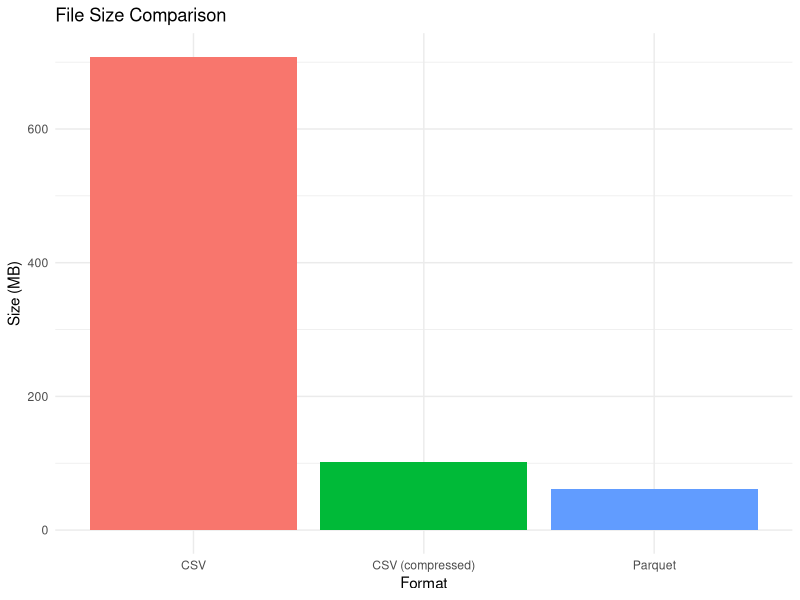
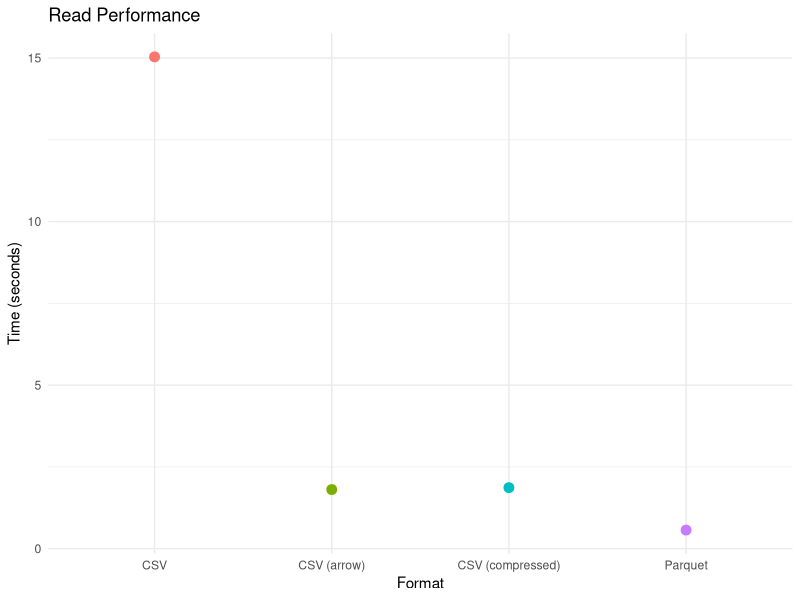
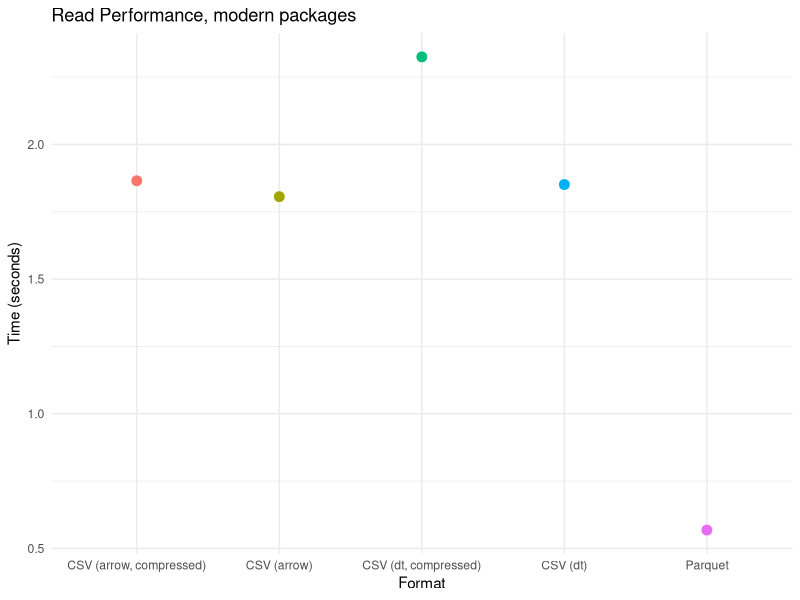
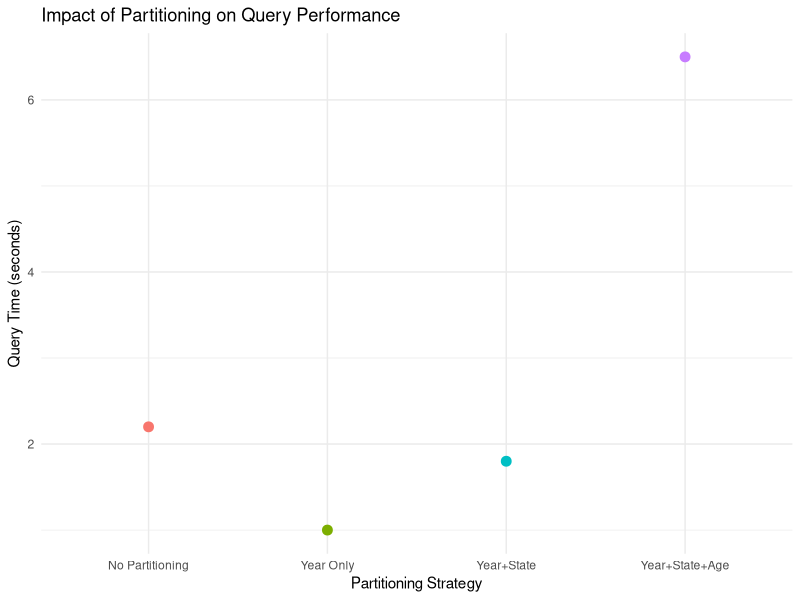

These charts were generated, in order, by the following R code:
## ---- chunk 1
#| echo: false
#| fig-width: 4.25
#| fig-height: 5
library(ggplot2)
data <- data.frame(
  Format = c("CSV", "CSV (compressed)", "Parquet"),
  Size_MB = c(707.9, 101.6, 62)
)
ggplot(data, aes(x = Format, y = Size_MB, fill = Format)) +
  geom_bar(stat = "identity") +
  theme_minimal() +
  labs(y = "Size (MB)", title = "File Size Comparison") + 
  guides(fill="none")
## ---- chunk 2
#| echo: false
#| fig-width: 4.25
#| fig-height: 5
data <- data.frame(
  Format = c("CSV", "CSV (arrow)", "CSV (compressed)", "Parquet"),
  Time_Seconds = c(15.037, 1.806, 1.865,  0.568)
)
ggplot(data, aes(x = Format, y = Time_Seconds, color = Format)) +
  geom_point(stat = "identity", size = 3) +
  theme_minimal() +
  labs(y = "Time (seconds)", title = "Read Performance") + 
  guides(color="none")
## ---- chunk 3
#| echo: false
#| fig-width: 7.5
#| fig-height: 3
data <- data.frame(
  Format = c("CSV (arrow)", "CSV (arrow, compressed)", "CSV (dt)", "CSV (dt, compressed)", "Parquet"),
  Time_Seconds = c(1.806, 1.865, 1.851, 2.325, 0.568)
)
ggplot(data, aes(x = Format, y = Time_Seconds, color = Format)) +
  geom_point(stat = "identity", size = 3) +
  theme_minimal() +
  labs(y = "Time (seconds)", title = "Read Performance, modern packages") + 
  guides(color="none")
## ---- chunk 4
#| echo: false
#| fig-width: 8
#| fig-height: 3
library(ggplot2)

data <- data.frame(
  Partitioning = c("No Partitioning", "Year Only", "Year+State", "Year+State+Age"),
  Time_Seconds = c(2.2, 1.0, 1.8, 6.5),
  Query = "Filter year >= 2018, mean commute time"
)

ggplot(data, aes(x = Partitioning, y = Time_Seconds, color = Partitioning)) +
  geom_point(stat = "identity", size = 3) +
  theme_minimal() +
  labs(x = "Partitioning Strategy", y = "Query Time (seconds)",
       title = "Impact of Partitioning on Query Performance") +
  theme(legend.position = "none")
